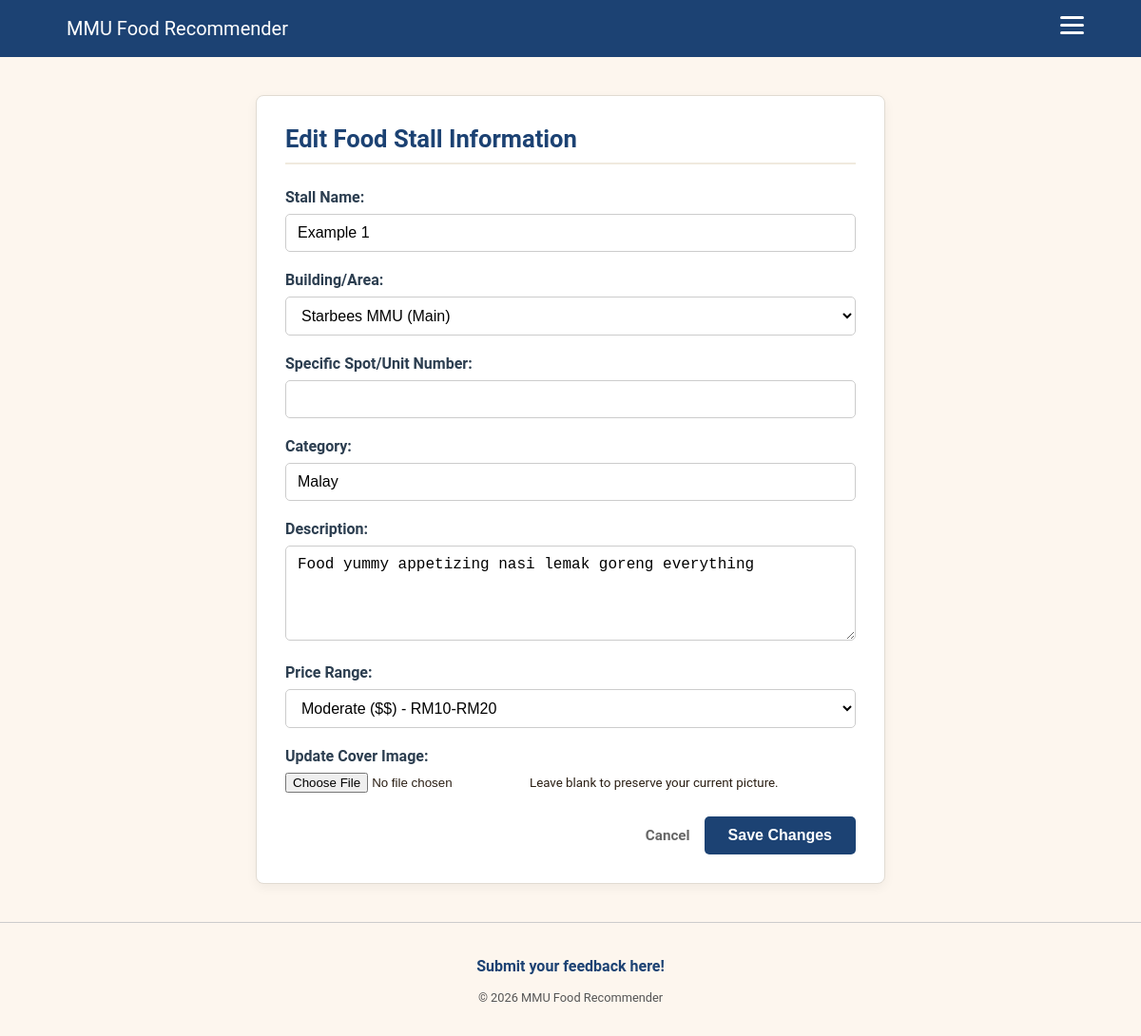
Before: /edit_stall/1 (signed in) with the older database file.
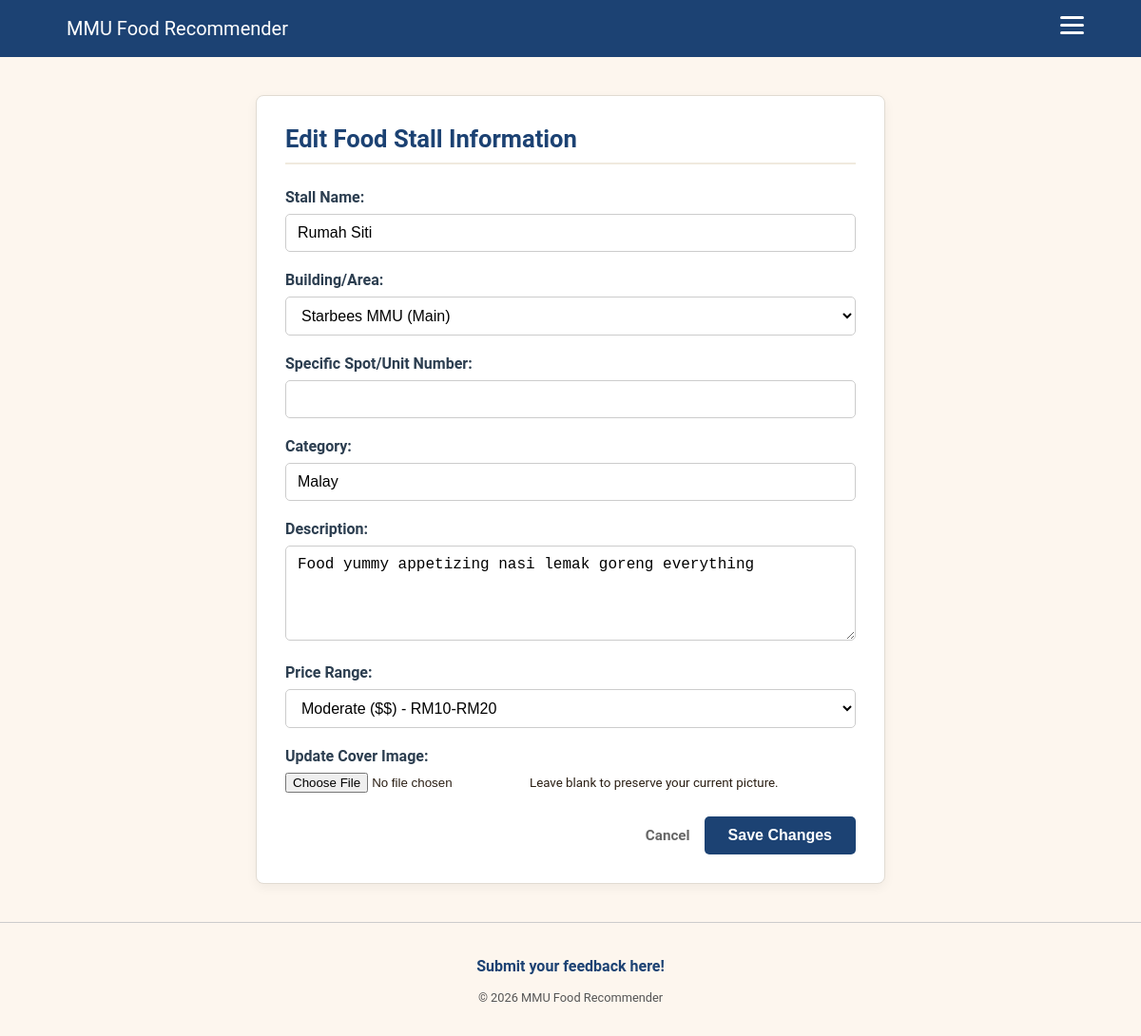
After: the same page with the newer database file.
### app.py (models this page shows)
class Stall(db.Model):
    id = db.Column(db.Integer, primary_key=True)
    name = db.Column(db.String(120), nullable=False)
    location_id = db.Column(db.Integer, db.ForeignKey('location.id'), nullable=False)
    category = db.Column(db.String(100))
    description = db.Column(db.Text)
    manager_id = db.Column(db.Integer, db.ForeignKey('user.id'))
    food_type = db.Column(db.String(50))
    price_range = db.Column(db.String(10), nullable=False, default="RM")
    image_file = db.Column(db.String(100), nullable=False, default='default_stall.jpg')
    reviews = db.relationship('Review', backref='stall', cascade="all, delete-orphan", lazy=True)

class Location(db.Model):
    id = db.Column(db.Integer, primary_key=True)
    name = db.Column(db.String(120), nullable=False)
    stalls = db.relationship('Stall', backref='place', lazy=True)

### app.py (the view, shortened to what this page needs)
@app.route('/edit_stall/<int:stall_id>', methods=['GET', 'POST'])
@login_required
def edit_stall(stall_id):
    stall = Stall.query.get_or_404(stall_id)
    if stall.manager_id != current_user.id and current_user.role.lower() != 'admin':
        return "Unauthorized", 403
    locations = Location.query.all()
    return render_template('edit_stall.html', stall=stall, locations=locations)

### app.py (called while the page is built)
@login_manager.user_loader
def load_user(user_id):
    return User.query.get(int(user_id))

### templates/edit_stall.html (shortened to what this page needs)
{% extends 'base.html' %}
{% block body_class %}page-addstall{% endblock %}
{% block content %}
<main class="page-addstall">
    <div class="form-wrapper">
        <h2>Edit Food Stall Information</h2>
        <form method="POST" enctype="multipart/form-data">
            <div class="form-group">
                <label>Stall Name:</label>
                <input type="text" name="name" value="{{ stall.name }}" required>
            </div>
            <div class="form-group">
                <label>Building/Area:</label>
                <select name="location_id" required>
                    {% for loc in locations %}
                        <option value="{{ loc.id }}" {% if stall.location_id == loc.id %}selected{% endif %}>
                            {{ loc.name }}
                        </option>
                    {% endfor %}
                </select>
            </div>
            <div class="form-group">
                <label>Specific Spot/Unit Number:</label>
                <input type="text" name="sub_location" value="{{ stall.sub_location }}" required>
            </div>
            <div class="form-group">
                <label>Category:</label>
                <input type="text" name="category" value="{{ stall.category }}" required>
            </div>
            <div class="form-group">
                <label>Description:</label>
                <textarea name="description">{{ stall.description }}</textarea>
            </div>
            <div class="form-group">
                <label for="price_range">Price Range:</label>
                <select name="price_range" id="price_range" required>
                    <option value="RM10 - RM20" {% if stall.price_range == 'RM10 - RM20' %}selected{% endif %}>Moderate ($$) - RM10-RM20</option>
                </select>
            </div>
            <div class="form-group">
                <label>Update Cover Image:</label>
                <input type="file" name="image_file" accept="image/*">
                <small>Leave blank to preserve your current picture.</small>
            </div>
            <div class="actions-div">
                <a href="{{ url_for('manager_dashboard') }}" class="back-link">Cancel</a>
                <button type="submit">Save Changes</button>
            </div>
        </form>
    </div>
</main>
{% endblock %}

Changed rows visible on the page:
changed Stall "Malay": name "Example 1" → "Rumah Siti"
